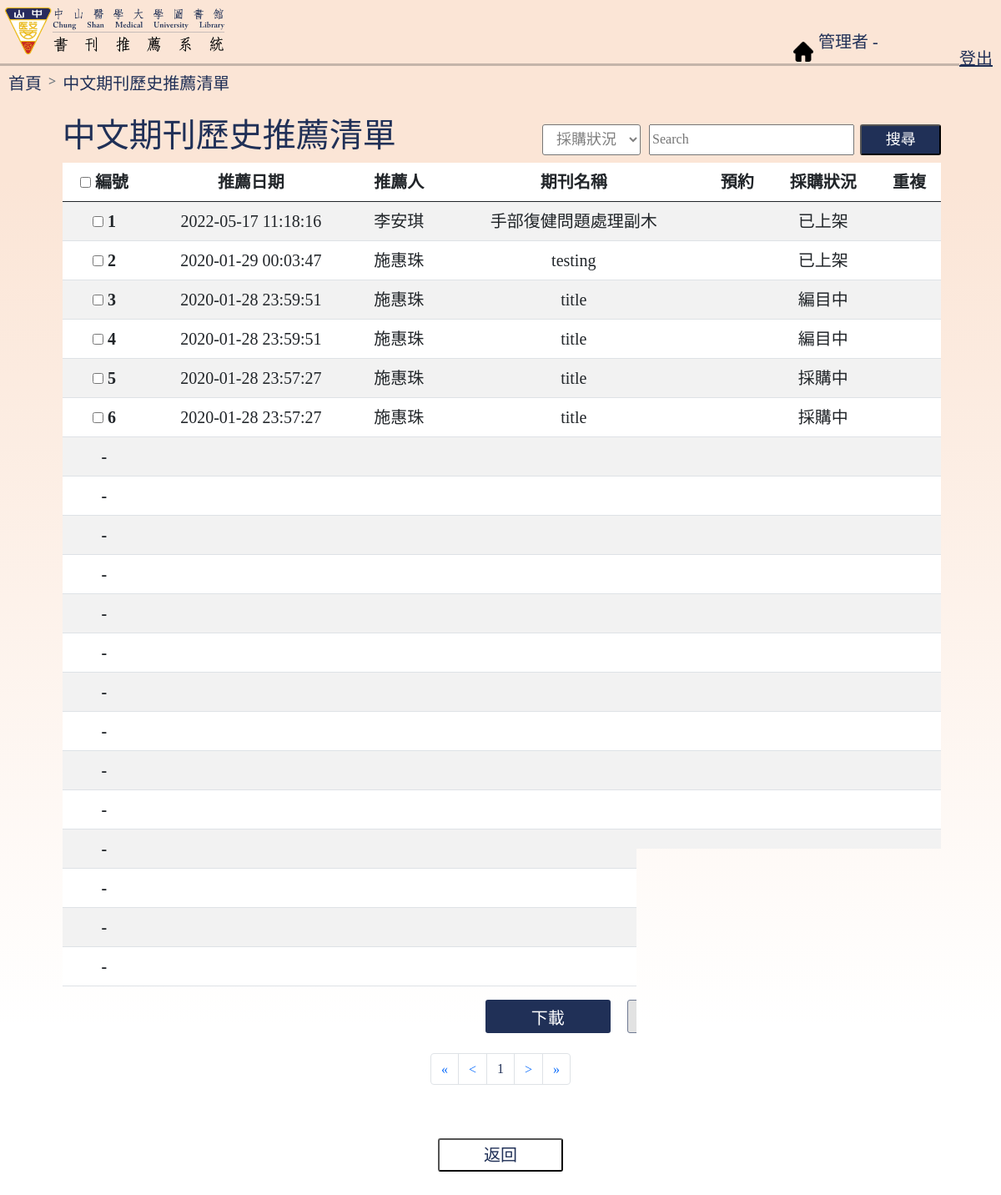
The page /administrator/cj_history.php on the database its author committed.
### tables this page shows
CREATE TABLE `hrec_cj` (
  `no` int NOT NULL AUTO_INCREMENT,
  `name` varchar(12) NOT NULL DEFAULT '',
  `id` varchar(12) NOT NULL DEFAULT '',
  `style` varchar(12) NOT NULL DEFAULT '其他',
  `unit` varchar(40) NOT NULL DEFAULT '',
  `email` varchar(40) DEFAULT NULL,
  `pred` char(2) NOT NULL DEFAULT '',
  `title` varchar(60) NOT NULL DEFAULT '',
  `publishTel` varchar(20) DEFAULT NULL,
  `publish` varchar(60) NOT NULL DEFAULT '',
  `issn` varchar(15) DEFAULT NULL,
  `price` varchar(15) DEFAULT NULL,
  `date` datetime DEFAULT CURRENT_TIMESTAMP,
  `reason` varchar(255) DEFAULT NULL,
  `situation` varchar(20) DEFAULT '待處理',
  `duplicate` varchar(4) DEFAULT NULL,
  `IntroUrl` varchar(255) DEFAULT NULL,
  `nbReason` varchar(255) DEFAULT NULL,
  `empty` varchar(2) DEFAULT '否',
  PRIMARY KEY (`no`)
);

### administrator/cj_history.php (the view, shortened to what the rows shown need)
<!DOCTYPE html>
<?php session_start();
require_once("../mysql_connect.php");
?>
<html>
<head>
    <link href="https://cdn.jsdelivr.net/npm/bootstrap@5.0.0/dist/css/bootstrap.min.css" rel="stylesheet"
>
    <link rel="stylesheet" type="text/css" href="./style.css" />
</head>
<body>
    <nav class="navbar navbar-light" style="width:95%;">
        <div class="container-fluid" style="margin-left:5.5%;">
            <h2 id="la-tit">中文期刊歷史推薦清單</h2>
            <div id="cj_table" style="width:100%;">
                <table class="table table-striped table-hover" id="record-table" align="center">
                    <thead>
                        <tr>
                            <th scope="col">
                                <input type="checkbox" name="all"
                                    onclick="check_all(this,'check'); disableElement('all'); allPush();">
                                編號
                            </th>
                            <th scope="col">推薦日期</th>
                            <th scope="col">推薦人</th>
                            <th scope="col">期刊名稱</th>
                            <th scope="col">預約</th>
                            <th scope="col">採購狀況</th>
                            <th scope="col">重複</th>
                        </tr>
                    </thead>
                    <tbody>
                        <?php
                        if (isset($_GET['statue'])) {
                            $statue = $_GET['statue'];
                            $sql_view = "SELECT * FROM hrec_cj ";
                            if (isset($_GET['search'])) {
                                $search = $_GET['search'];
                                $sql_view = $sql_view . " WHERE (
                                            date like '%" . $search . "%' or
                                            name like '%" . $search . "%' or
                                            title like '%" . $search . "%' or
                                            pred like '%" . $search . "%'or
                                            duplicate like '%" . $search . "%')
                                            and situation like '%" . $statue . "%';";
                            } else {
                                $sql_view = $sql_view . " WHERE situation like '%" . $statue . "%';";
                            }
                        } else {
                            if (isset($_GET['search'])) {
                                $search = $_GET['search'];
                                $sql_view = "SELECT * FROM hrec_cj ";
                                $sql_view = $sql_view . " WHERE
                                            date like '%" . $search . "%' or
                                            name like '%" . $search . "%' or
                                            title like '%" . $search . "%' or
                                            pred like '%" . $search . "%'or
                                            situation like '%" . $search . "%'or
                                            duplicate like '%" . $search . "%';";
                            } else {
                                $sql_view = "SELECT * FROM hrec_cj ;";
                            }
                        }
                        $result = $con->query($sql_view);
                        if ($result) {
                            $total = mysqli_num_rows($result);
                            $number = intval($total / 20);
                            $spare = $total % 20;
                            if ($spare != 0) {
                                $number += 1;
                            }
                        }
                        $sql = "SELECT `no`,`date`,`name`,`title`,`pred`,`situation`,`duplicate`
                                FROM hrec_cj";
                        $sql = $sql . " ORDER BY date desc ";
                        if (isset($_GET['page'])) {
                            $temp = 0;
                            while ($temp < $number) {
                                $temp = $temp + 1;
                                if (intval($_GET['page']) == $temp) {
                                    $temp1 = ($temp - 1) * 20;
                                    $sql = $sql . ' LIMIT ' . $temp1 . ',20;';
                                    break;
                                }
                            }
                        } else {
                            $sql = $sql . " LIMIT 0,20;";
                        }
                        $result = $con->query($sql);
                        $num = 1;
                        if (isset($_GET['page'])) {
                            $p = intval($_GET['page']);
                            $num = $num + 20 * ($p - 1);
                        } else {
                            $p = 1;
                            $num = $num + 20 * ($p - 1);
                        }
                        while ($hrec_cj = $result->fetch_array()) {
                            echo '<tr style="vertical-align: middle;">';
                            echo '<th><input type="checkbox" name="check" onclick="disableElement(' . "'check'" . ')" value="' . $hrec_cj["no"] . '">&nbsp;' . $num . '</th>';
                            echo '<td>' . $hrec_cj["date"] . '</td>';
                            echo '<td>' . $hrec_cj["name"] . '</td>';
                            echo '<td style="width:30%;">' . $hrec_cj["title"] . '</td>';
                            echo '<td>' . $hrec_cj["pred"] . '</td>';
                            echo '<td>' . $hrec_cj["situation"] . '</td>';
                            echo '<td>' . $hrec_cj["duplicate"] . '</td>';
                            echo '</tr>';
                            $num += 1;
                        }
                        if ($spare < 20 && $spare > 0) {
                            $need = 20 - $spare;
                            if ($number == 1) {
                                for ($i = 1; $i <= $need; $i++) {
                                    echo '<tr>
                                        <th>-</th>
                                        <td> </td>
                                        <td> </td>
                                        <td> </td>
                                        <td> </td>
                                        <td> </td>
                                        <td> </td>
                                        </tr>';
                                }
                            }
                        }
                        ?>
                    </tbody>
                </table>
            </div>
        </div>
    </nav>
    <br><br>
    <br>
</body>
</html>

### rows shown on the page
hrec_cj: date "2022-05-17 11:18:16", name "李安琪", title "手部復健問題處理副木", situation "已上架"
hrec_cj: date "2020-01-29 00:03:47", name "施惠珠", title "testing", situation "已上架"
hrec_cj: date "2020-01-28 23:59:51", name "施惠珠", title "title", situation "編目中"
hrec_cj: date "2020-01-28 23:59:51", name "施惠珠", title "title", situation "編目中"
hrec_cj: date "2020-01-28 23:57:27", name "施惠珠", title "title", situation "採購中"
hrec_cj: date "2020-01-28 23:57:27", name "施惠珠", title "title", situation "採購中"
